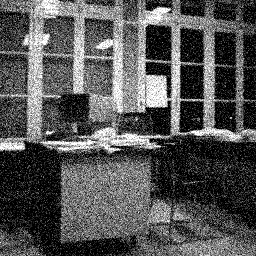
#> input picture office_noisy.png, 256 x 256 px
$ python gaussian_smoothing.py
#> lines starting #> are read from the running program, lines starting #| are printed output that depends on the picture
# ImageFilter for using filter() function
from PIL import Image, ImageFilter
import os

class data:
    def __init__(self, image_name, standard_deviation,question):
        self.image_name = image_name
        self.standard_deviation = standard_deviation
        self.question = question

# this array/list is according to the data provided in the questions
data_list = [
    data("office_noisy.png",0.5,"Question_0_σ=0.5"),
    data("office_noisy.png",1,"Question_0_σ=1"),
    data("office_noisy.png",2,"Question_0_σ=2"),
    data("office_noisy.png",5,"Question_0_σ=5"),
    data("office_noisy.png",10,"Question_0_σ=10"),
    data("office_noisy.png",50,"Question_0_σ=50"),
    data("office_noisy.png",7.74,"Question_3_σ=7.74"),
]

# looping through the data_list
for d in data_list:

    # Opening the image
    folder_path = os.path.dirname(os.path.abspath(__file__))
    image_path = os.path.join(folder_path, d.image_name)
    image = Image.open(image_path)
#> image is the input picture: PIL image 256x256 L; min 0, max 255, mean 84.7

    # Blurring image by sending the ImageFilter.
    # using GaussianBlur. ImageFilter.GaussianBlur(radius: float = ...)
    # radius: Standard deviation of the Gaussian kernel(σ).
    image = image.filter(ImageFilter.GaussianBlur(d.standard_deviation))
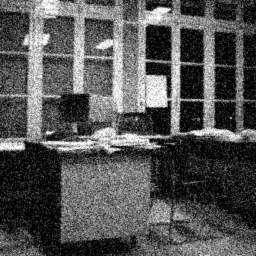
#> image: PIL image 256x256 L; min 0, max 255, mean 84.7

    # saving the images in diffused_images folder according to their names
    image.save(os.path.join(folder_path, "diffused_images/"+d.question+".png"))

    # Displaying the image
    # image.show will display the images but it displays the images with temporary names
    # images with questions names will be saved in the diffused_images folder after running the code
    image.show()
